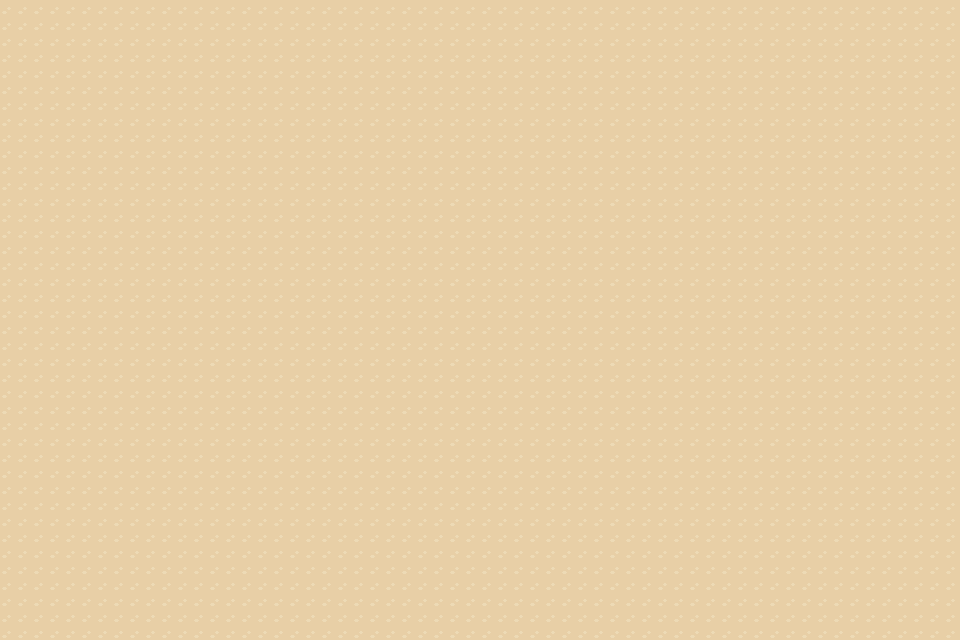

Tiled map render using the project's own tile images. Description and the whole map definition, tile-layer contents included, below:
An orthogonal 60x40 tile map with 16x16 px tiles, 1 tile layer (Tile Layer 1), 6 tilesets.

<map version="1.9" tiledversion="1.9.0" orientation="orthogonal" renderorder="right-down" width="60" height="40" tilewidth="16" tileheight="16" infinite="0" nextlayerid="2" nextobjectid="1">
 <tileset firstgid="1" source="../tilesets/wooden_house.tsx" />
 <tileset firstgid="36" source="../tilesets/tilled_dirt.tsx" />
 <tileset firstgid="100" source="../tilesets/fences.tsx" />
 <tileset firstgid="116" source="../tilesets/grass.tsx" />
 <tileset firstgid="196" source="../tilesets/hills.tsx" />
 <tileset firstgid="232" source="../tilesets/water.tsx" />
 <layer id="1" name="Tile Layer 1" width="60" height="40">
  <data encoding="csv">
45,45,45,45,45,45,45,45,45,45,45,45,45,45,45,45,45,45,45,45,45,45,45,45,45,45,45,45,45,45,45,45,45,45,45,45,45,45,45,45,45,45,45,45,45,45,45,45,45,45,45,45,45,45,45,45,45,45,45,45,
45,45,45,45,45,45,45,45,45,45,45,45,45,45,45,45,45,45,45,45,45,45,45,45,45,45,45,45,45,45,45,45,45,45,45,45,45,45,45,45,45,45,45,45,45,45,45,45,45,45,45,45,45,45,45,45,45,45,45,45,
45,45,45,45,45,45,45,45,45,45,45,45,45,45,45,45,45,45,45,45,45,45,45,45,45,45,45,45,45,45,45,45,45,45,45,45,45,45,45,45,45,45,45,45,45,45,45,45,45,45,45,45,45,45,45,45,45,45,45,45,
45,45,45,45,45,45,45,45,45,45,45,45,45,45,45,45,45,45,45,45,45,45,45,45,45,45,45,45,45,45,45,45,45,45,45,45,45,45,45,45,45,45,45,45,45,45,45,45,45,45,45,45,45,45,45,45,45,45,45,45,
45,45,45,45,45,45,45,45,45,45,45,45,45,45,45,45,45,45,45,45,45,45,45,45,45,45,45,45,45,45,45,45,45,45,45,45,45,45,45,45,45,45,45,45,45,45,45,45,45,45,45,45,45,45,45,45,45,45,45,45,
45,45,45,45,45,45,45,45,45,45,45,45,45,45,45,45,45,45,45,45,45,45,45,45,45,45,45,45,45,45,45,45,45,45,45,45,45,45,45,45,45,45,45,45,45,45,45,45,45,45,45,45,45,45,45,45,45,45,45,45,
45,45,45,45,45,45,45,45,45,45,45,45,45,45,45,45,45,45,45,45,45,45,45,45,45,45,45,45,45,45,45,45,45,45,45,45,45,45,45,45,45,45,45,45,45,45,45,45,45,45,45,45,45,45,45,45,45,45,45,45,
45,45,45,45,45,45,45,45,45,45,45,45,45,45,45,45,45,45,45,45,45,45,45,45,45,45,45,45,45,45,45,45,45,45,45,45,45,45,45,45,45,45,45,45,45,45,45,45,45,45,45,45,45,45,45,45,45,45,45,45,
45,45,45,45,45,45,45,45,45,45,45,45,45,45,45,45,45,45,45,45,45,45,45,45,45,45,45,45,45,45,45,45,45,45,45,45,45,45,45,45,45,45,45,45,45,45,45,45,45,45,45,45,45,45,45,45,45,45,45,45,
45,45,45,45,45,45,45,45,45,45,45,45,45,45,45,45,45,45,45,45,45,45,45,45,45,45,45,45,45,45,45,45,45,45,45,45,45,45,45,45,45,45,45,45,45,45,45,45,45,45,45,45,45,45,45,45,45,45,45,45,
45,45,45,45,45,45,45,45,45,45,45,45,45,45,45,45,45,45,45,45,45,45,45,45,45,45,45,45,45,45,45,45,45,45,45,45,45,45,45,45,45,45,45,45,45,45,45,45,45,45,45,45,45,45,45,45,45,45,45,45,
45,45,45,45,45,45,45,45,45,45,45,45,45,45,45,45,45,45,45,45,45,45,45,45,45,45,45,45,45,45,45,45,45,45,45,45,45,45,45,45,45,45,45,45,45,45,45,45,45,45,45,45,45,45,45,45,45,45,45,45,
45,45,45,45,45,45,45,45,45,45,45,45,45,45,45,45,45,45,45,45,45,45,45,45,45,45,45,45,45,45,45,45,45,45,45,45,45,45,45,45,45,45,45,45,45,45,45,45,45,45,45,45,45,45,45,45,45,45,45,45,
45,45,45,45,45,45,45,45,45,45,45,45,45,45,45,45,45,45,45,45,45,45,45,45,45,45,45,45,45,45,45,45,45,45,45,45,45,45,45,45,45,45,45,45,45,45,45,45,45,45,45,45,45,45,45,45,45,45,45,45,
45,45,45,45,45,45,45,45,45,45,45,45,45,45,45,45,45,45,45,45,45,45,45,45,45,45,45,45,45,45,45,45,45,45,45,45,45,45,45,45,45,45,45,45,45,45,45,45,45,45,45,45,45,45,45,45,45,45,45,45,
45,45,45,45,45,45,45,45,45,45,45,45,45,45,45,45,45,45,45,45,45,45,45,45,45,45,45,45,45,45,45,45,45,45,45,45,45,45,45,45,45,45,45,45,45,45,45,45,45,45,45,45,45,45,45,45,45,45,45,45,
45,45,45,45,45,45,45,45,45,45,45,45,45,45,45,45,45,45,45,45,45,45,45,45,45,45,45,45,45,45,45,45,45,45,45,45,45,45,45,45,45,45,45,45,45,45,45,45,45,45,45,45,45,45,45,45,45,45,45,45,
45,45,45,45,45,45,45,45,45,45,45,45,45,45,45,45,45,45,45,45,45,45,45,45,45,45,45,45,45,45,45,45,45,45,45,45,45,45,45,45,45,45,45,45,45,45,45,45,45,45,45,45,45,45,45,45,45,45,45,45,
45,45,45,45,45,45,45,45,45,45,45,45,45,45,45,45,45,45,45,45,45,45,45,45,45,45,45,45,45,45,45,45,45,45,45,45,45,45,45,45,45,45,45,45,45,45,45,45,45,45,45,45,45,45,45,45,45,45,45,45,
45,45,45,45,45,45,45,45,45,45,45,45,45,45,45,45,45,45,45,45,45,45,45,45,45,45,45,45,45,45,45,45,45,45,45,45,45,45,45,45,45,45,45,45,45,45,45,45,45,45,45,45,45,45,45,45,45,45,45,45,
45,45,45,45,45,45,45,45,45,45,45,45,45,45,45,45,45,45,45,45,45,45,45,45,45,45,45,45,45,45,45,45,45,45,45,45,45,45,45,45,45,45,45,45,45,45,45,45,45,45,45,45,45,45,45,45,45,45,45,45,
45,45,45,45,45,45,45,45,45,45,45,45,45,45,45,45,45,45,45,45,45,45,45,45,45,45,45,45,45,45,45,45,45,45,45,45,45,45,45,45,45,45,45,45,45,45,45,45,45,45,45,45,45,45,45,45,45,45,45,45,
45,45,45,45,45,45,45,45,45,45,45,45,45,45,45,45,45,45,45,45,45,45,45,45,45,45,45,45,45,45,45,45,45,45,45,45,45,45,45,45,45,45,45,45,45,45,45,45,45,45,45,45,45,45,45,45,45,45,45,45,
45,45,45,45,45,45,45,45,45,45,45,45,45,45,45,45,45,45,45,45,45,45,45,45,45,45,45,45,45,45,45,45,45,45,45,45,45,45,45,45,45,45,45,45,45,45,45,45,45,45,45,45,45,45,45,45,45,45,45,45,
45,45,45,45,45,45,45,45,45,45,45,45,45,45,45,45,45,45,45,45,45,45,45,45,45,45,45,45,45,45,45,45,45,45,45,45,45,45,45,45,45,45,45,45,45,45,45,45,45,45,45,45,45,45,45,45,45,45,45,45,
45,45,45,45,45,45,45,45,45,45,45,45,45,45,45,45,45,45,45,45,45,45,45,45,45,45,45,45,45,45,45,45,45,45,45,45,45,45,45,45,45,45,45,45,45,45,45,45,45,45,45,45,45,45,45,45,45,45,45,45,
45,45,45,45,45,45,45,45,45,45,45,45,45,45,45,45,45,45,45,45,45,45,45,45,45,45,45,45,45,45,45,45,45,45,45,45,45,45,45,45,45,45,45,45,45,45,45,45,45,45,45,45,45,45,45,45,45,45,45,45,
45,45,45,45,45,45,45,45,45,45,45,45,45,45,45,45,45,45,45,45,45,45,45,45,45,45,45,45,45,45,45,45,45,45,45,45,45,45,45,45,45,45,45,45,45,45,45,45,45,45,45,45,45,45,45,45,45,45,45,45,
45,45,45,45,45,45,45,45,45,45,45,45,45,45,45,45,45,45,45,45,45,45,45,45,45,45,45,45,45,45,45,45,45,45,45,45,45,45,45,45,45,45,45,45,45,45,45,45,45,45,45,45,45,45,45,45,45,45,45,45,
45,45,45,45,45,45,45,45,45,45,45,45,45,45,45,45,45,45,45,45,45,45,45,45,45,45,45,45,45,45,45,45,45,45,45,45,45,45,45,45,45,45,45,45,45,45,45,45,45,45,45,45,45,45,45,45,45,45,45,45,
45,45,45,45,45,45,45,45,45,45,45,45,45,45,45,45,45,45,45,45,45,45,45,45,45,45,45,45,45,45,45,45,45,45,45,45,45,45,45,45,45,45,45,45,45,45,45,45,45,45,45,45,45,45,45,45,45,45,45,45,
45,45,45,45,45,45,45,45,45,45,45,45,45,45,45,45,45,45,45,45,45,45,45,45,45,45,45,45,45,45,45,45,45,45,45,45,45,45,45,45,45,45,45,45,45,45,45,45,45,45,45,45,45,45,45,45,45,45,45,45,
45,45,45,45,45,45,45,45,45,45,45,45,45,45,45,45,45,45,45,45,45,45,45,45,45,45,45,45,45,45,45,45,45,45,45,45,45,45,45,45,45,45,45,45,45,45,45,45,45,45,45,45,45,45,45,45,45,45,45,45,
45,45,45,45,45,45,45,45,45,45,45,45,45,45,45,45,45,45,45,45,45,45,45,45,45,45,45,45,45,45,45,45,45,45,45,45,45,45,45,45,45,45,45,45,45,45,45,45,45,45,45,45,45,45,45,45,45,45,45,45,
45,45,45,45,45,45,45,45,45,45,45,45,45,45,45,45,45,45,45,45,45,45,45,45,45,45,45,45,45,45,45,45,45,45,45,45,45,45,45,45,45,45,45,45,45,45,45,45,45,45,45,45,45,45,45,45,45,45,45,45,
45,45,45,45,45,45,45,45,45,45,45,45,45,45,45,45,45,45,45,45,45,45,45,45,45,45,45,45,45,45,45,45,45,45,45,45,45,45,45,45,45,45,45,45,45,45,45,45,45,45,45,45,45,45,45,45,45,45,45,45,
45,45,45,45,45,45,45,45,45,45,45,45,45,45,45,45,45,45,45,45,45,45,45,45,45,45,45,45,45,45,45,45,45,45,45,45,45,45,45,45,45,45,45,45,45,45,45,45,45,45,45,45,45,45,45,45,45,45,45,45,
45,45,45,45,45,45,45,45,45,45,45,45,45,45,45,45,45,45,45,45,45,45,45,45,45,45,45,45,45,45,45,45,45,45,45,45,45,45,45,45,45,45,45,45,45,45,45,45,45,45,45,45,45,45,45,45,45,45,45,45,
45,45,45,45,45,45,45,45,45,45,45,45,45,45,45,45,45,45,45,45,45,45,45,45,45,45,45,45,45,45,45,45,45,45,45,45,45,45,45,45,45,45,45,45,45,45,45,45,45,45,45,45,45,45,45,45,45,45,45,45,
45,45,45,45,45,45,45,45,45,45,45,45,45,45,45,45,45,45,45,45,45,45,45,45,45,45,45,45,45,45,45,45,45,45,45,45,45,45,45,45,45,45,45,45,45,45,45,45,45,45,45,45,45,45,45,45,45,45,45,45
</data>
 </layer>
</map>
